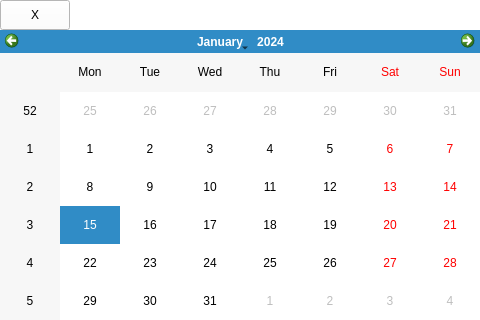
<?xml version="1.0" encoding="UTF-8"?>
<ui version="4.0">
 <class>Calendari</class>
 <widget class="QWidget" name="Calendari">
  <property name="geometry">
   <rect>
    <x>0</x>
    <y>0</y>
    <width>480</width>
    <height>320</height>
   </rect>
  </property>
  <property name="windowTitle">
   <string>Calendari</string>
  </property>
  <property name="styleSheet">
   <string notr="true"/>
  </property>
  <widget class="QWidget" name="centralWidget" native="true">
   <property name="geometry">
    <rect>
     <x>0</x>
     <y>0</y>
     <width>480</width>
     <height>30</height>
    </rect>
   </property>
   <property name="styleSheet">
    <string notr="true">background-color: rgb(255,255,255);</string>
   </property>
   <widget class="QPushButton" name="pushButton">
    <property name="geometry">
     <rect>
      <x>0</x>
      <y>0</y>
      <width>70</width>
      <height>30</height>
     </rect>
    </property>
    <property name="text">
     <string>X</string>
    </property>
   </widget>
  </widget>
  <widget class="QCalendarWidget" name="calendarWidget">
   <property name="geometry">
    <rect>
     <x>0</x>
     <y>30</y>
     <width>480</width>
     <height>290</height>
    </rect>
   </property>
  </widget>
  <zorder>centralWidget</zorder>
  <zorder>calendarWidget</zorder>
  <zorder>pushButton</zorder>
 </widget>
 <layoutdefault spacing="6" margin="11"/>
 <resources/>
 <connections/>
</ui>
